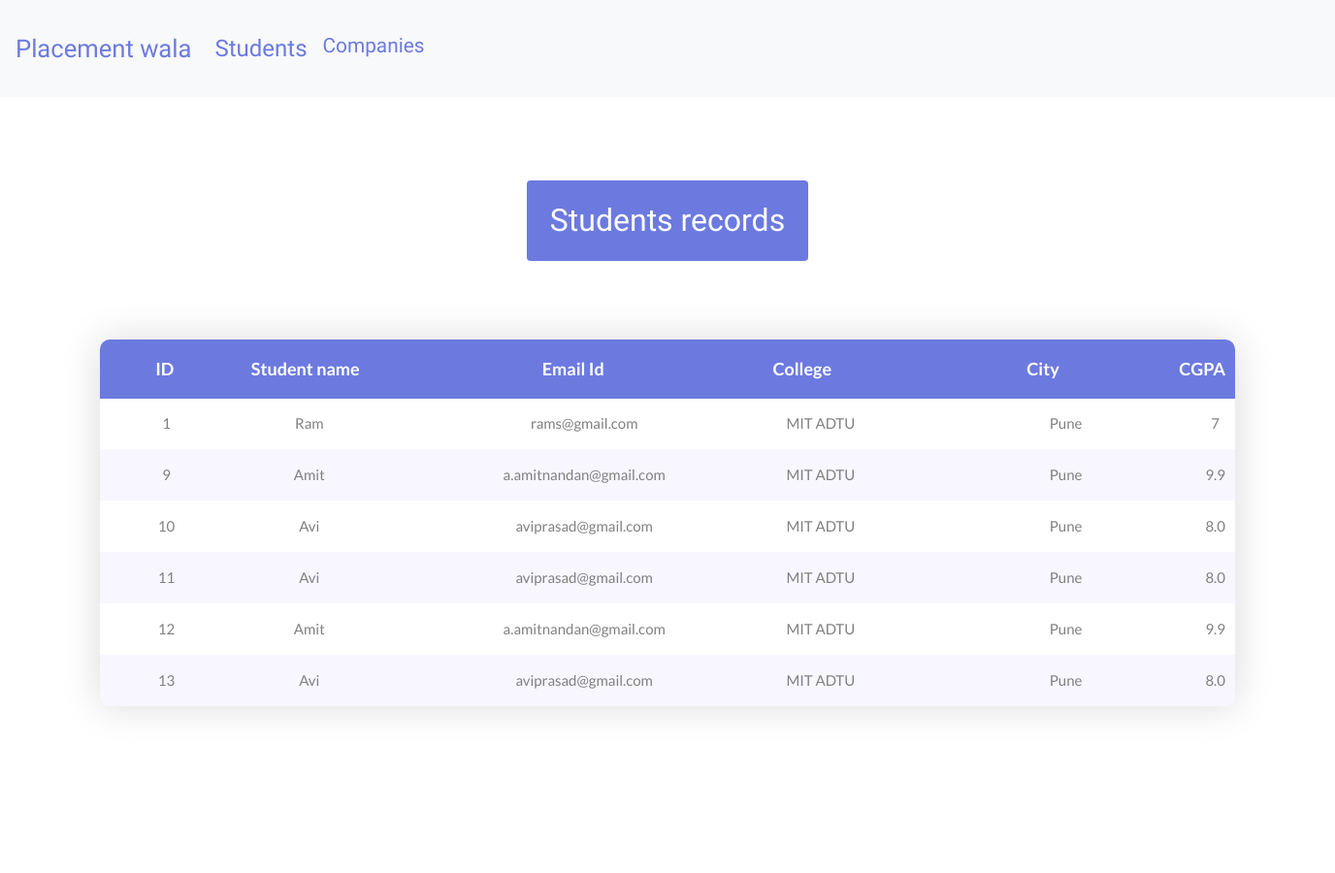
The app's page /admin_students/, older data.
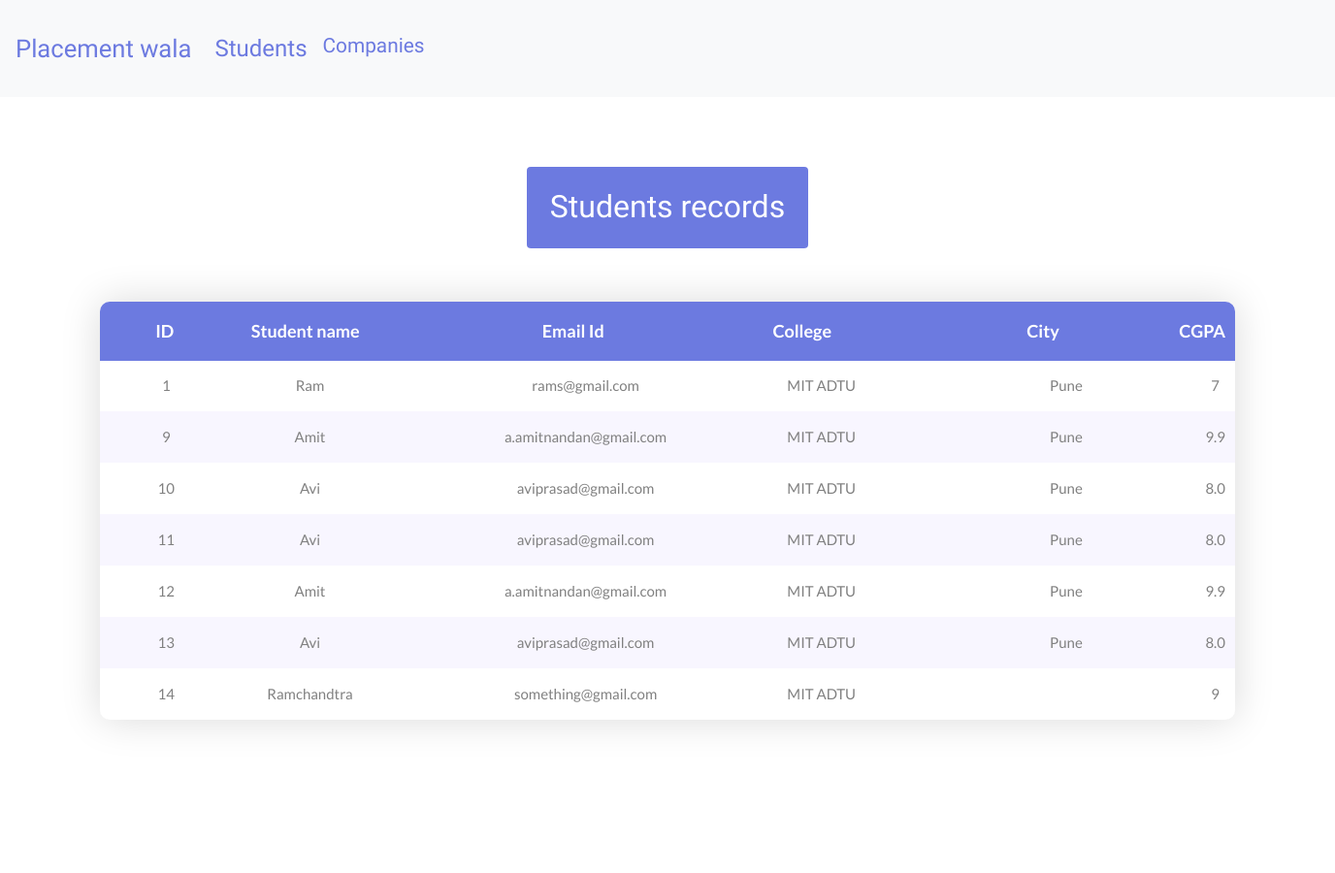
The same page, newer data.
### convsort/models.py (models this page shows)
class REGISTRATIONS(models.Model):
    id = models.AutoField(primary_key=True)
    name = models.CharField(max_length=100)
    email = models.CharField(max_length=100)
    password = models.CharField(max_length=100,default="something")
    roll_no = models.CharField(max_length=100)
    cgpa= models.CharField(max_length=100)
    company_cgpa=models.CharField(max_length=100)
    user_type =models.CharField(max_length=100)
    city=models.CharField(max_length=100)
    resume=models.CharField(max_length=100,default="NONE")

### convsort/views.py (the view)
# urls.py: path('admin_students/',views.admin_students,name="admin_students"),
def admin_students(request):
    return render(request,'students.html',{'students':REGISTRATIONS.objects.filter(user_type='student')})

### templates/students.html (shortened to what this page needs)
{% load static from staticfiles %}
<!DOCTYPE html>
<html lang="en">
<head>
    <link rel="stylesheet" type="text/css" href="{% static 'vendor/bootstrap/css/bootstrap.min.css' %}">
    <link rel="stylesheet" type="text/css" href="{% static 'fonts/font-awesome-4.7.0/css/font-awesome.min.css' %}">
    <link rel="stylesheet" type="text/css" href="{% static 'vendor/animate/animate.css' %}">
    <link rel="stylesheet" type="text/css" href="{% static 'vendor/select2/select2.min.css' %}">
    <link rel="stylesheet" type="text/css" href="{% static 'vendor/perfect-scrollbar/perfect-scrollbar.css' %}">
    <link rel="stylesheet" type="text/css" href="{% static 'css/util.css' %}">
    <link rel="stylesheet" type="text/css" href="{% static 'css/main.css' %}">
</head>
<body>
    <nav class="navbar py-4 navbar-expand-lg navbar-light bg-light" style="font-family: 'Quicksand', sans-serif;">
        <a class="navbar-brand" href="#" style="font-family: 'Bowlby One SC', cursive; color: #6c7ae0;font-size: 1.6rem;">Placement wala</a>
        <div class="collapse navbar-collapse" id="navbarSupportedContent" style="font-size: 1.3rem;">
            <ul class="navbar-nav mr-auto">
                <li class="nav-item active">
                    <a class="nav-link active" href="/admin_students/" style="color:#6c7ae0;font-size:1.5rem; ">Students<span class="sr-only">(current)</span></a>
                </li>
                <li class="nav-item">
                    <a class="nav-link" href="/admincompanies/" style="color:#6c7ae0;">Companies<span class="sr-only">(current)</span></a>
                </li>
            </ul>
        </div>
    </nav>
    <div class="limiter">
        <div class="container-table100">
            <div class="my-4 p-4 rounded text-center text-white" style="background-color:#6c7ae0 ;">
                <h2 style="font-family: 'Quicksand', sans-serif;"><span>Students</span> records</h2>
            </div>
            <div class="wrap-table100">
                <div class="table100 ver1 m-b-110">
                    <div class="table100-head">
                        <table>
                            <thead>
                                <tr class="row100 head">
                                    <th class="cell100 text-center column5">ID</th>
                                    <th class="cell100 text-center column2">Student name</th>
                                    <th class="cell100 text-center column1">Email Id</th>
                                    <th class="cell100 text-center column5">College</th>
                                    <th class="cell100 text-center column1">City</th>
                                    <th class="cell100 text-center column5">CGPA</th>
                                </tr>
                            </thead>
                        </table>
                    </div>
                    <div class="table100-body js-pscroll">
                        <table>
                            <tbody>
                                {% for i in students %}
                                <tr class="row100 body">
                                    <td class="cell100 text-center column5">{{i.id}}</td>
                                    <td class="cell100 text-center column2">{{i.name}}</td>
                                    <td class="cell100 text-center column1">{{i.email}}</td>
                                    <td class="cell100 text-center column5">MIT ADTU</td>
                                    <td class="cell100 text-center column1">{{i.city}}</td>
                                    <td class="cell100 text-center column5">{{i.cgpa}}</td>
                                </tr>
                                {% endfor %}
                            </tbody>
                        </table>
                    </div>
                </div>
            </div>
        </div>
    </div>
</body>
</html>

### static/css/main.css (style rules this page uses)
* { margin: 0px; padding: 0px; box-sizing: border-box; }
body, html { height: 100%; font-family: sans-serif; }
a { margin: 0px; transition: all 0.4s; -webkit-transition: all 0.4s; -o-transition: all 0.4s; -moz-transition: all 0.4s; }
h1,h2,h3,h4,h5,h6 { margin: 0px; }
ul, li { margin: 0px; list-style-type: none; }
.js-pscroll { position: relative; overflow: hidden; }
.limiter { width: 1366px; margin: 0 auto; }
.container-table100 { width: 100%; min-height: 100vh; background: #fff; display: -webkit-box; display: -webkit-flex; display: -moz-box; display: -ms-flexbox; display: flex; align-items: center; justify-content: center; flex-wrap: wrap; padding: 33px 30px; }
.wrap-table100 { width: 1170px; }
.table100 { background-color: #fff; }
table { width: 100%; }
th, td { font-weight: unset; padding-right: 10px; }
.column1 { width: 33%; padding-left: 40px; }
.column2 { width: 13%; }
.column5 { width: 13%; }
.table100-head th { padding-top: 18px; padding-bottom: 18px; }
.table100-body td { padding-top: 16px; padding-bottom: 16px; }
.table100 { position: relative; padding-top: 60px; }
.table100-head { position: absolute; width: 100%; top: 0; left: 0; }
.table100-body { max-height: 585px; overflow: auto; }
.table100.ver1 th { font-family: Lato-Bold; font-size: 18px; color: #fff; line-height: 1.4; background-color: #6c7ae0; }
.table100.ver1 td { font-family: Lato-Regular; font-size: 15px; color: #808080; line-height: 1.4; }
.table100.ver1 .table100-body tr:nth-child(even) { background-color: #f8f6ff; }
.table100.ver1 { border-radius: 10px; overflow: hidden; box-shadow: 0 0px 40px 0px rgba(0, 0, 0, 0.15); -moz-box-shadow: 0 0px 40px 0px rgba(0, 0, 0, 0.15); -webkit-box-shadow: 0 0px 40px 0px rgba(0, 0, 0, 0.15); -o-box-shadow: 0 0px 40px 0px rgba(0, 0, 0, 0.15); -ms-box-shadow: 0 0px 40px 0px rgba(0, 0, 0, 0.15); }

Row changes from the older to the newer data that the page shows:
added REGISTRATIONS: id "14", name "Ramchandtra", email "something@gmail.com", cgpa "9"
